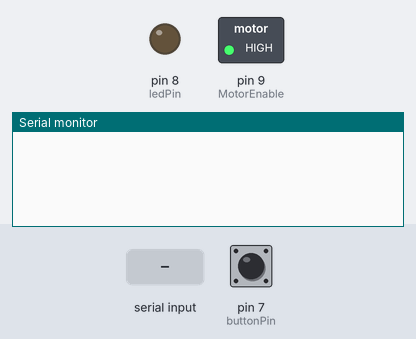
The program below on a simulated Arduino Nano, built with avr-gcc and run on an emulated ATmega328P. Shown: switched loads named in the program (green lamp = pin HIGH), output pins drawn as LEDs (lit = HIGH), the last lines printed to the serial monitor. The inputs (shaded band) are chosen by the test bench; at power-on: pin 7 (buttonPin) LOW. Random numbers use the default seed unless the program sets one; pins used as bus, display or sensor lines are not drawn.

Above: at 1.2 s.
1.3 s: "off,1\n" received over the second serial link
At 2.0 s:
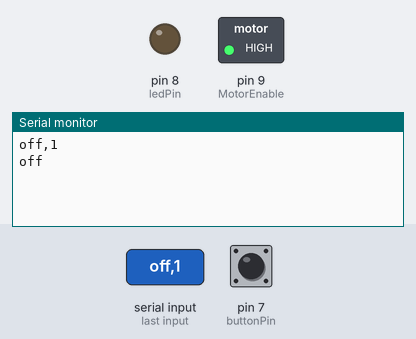
2.8 s: "off,150\n" received over the second serial link
At 3.4 s:
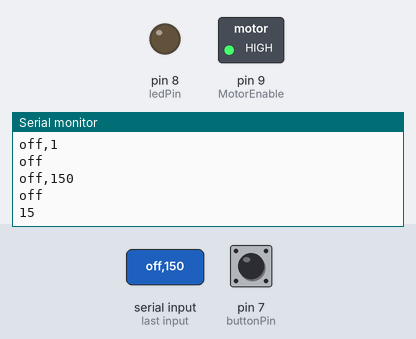
4.3 s: "on,1\n" received over the second serial link
At 5.4 s:
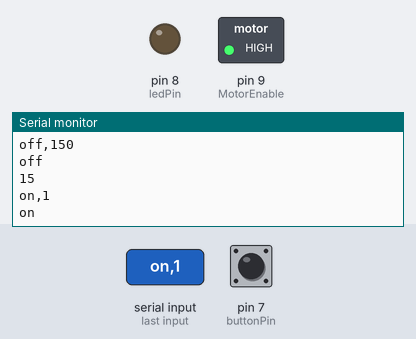

The program:

main.cpp
```cpp
#include <Arduino.h>
#include <SoftwareSerial.h>
#include "AccelStepper.h"

//Pinos de comunicacao serial do modulo RS485
#define Pino_RS485_RX    10
#define Pino_RS485_TX    11

//Pino de controle transmissao/recepcao
#define SSerialTxControl 3

#define RS485Transmit    HIGH
#define RS485Receive     LOW

// Definindo todas as funções, sendo servo até dado recebido via Serial pelo Esp32
const int ledPin = 8;
const int buttonPin = 7;
int buttonState = 0;
String ReciveDataSerial = "", Gravidade ="";

// Pinos diginais do Motor de Passo e as configurações
// Pinos
#define MotorDirPin 2
#define MotorStepPin 4
#define MotorEnable 9
// Configurações
#define MotorInterfaceType 1
#define MotorLigar LOW
#define MotorDesligar HIGH

// Create a new instance of the AccelStepper class:
AccelStepper stepper = AccelStepper(MotorInterfaceType, MotorStepPin, MotorDirPin);

// Função que transforma de RPM para Passos por Segundo
float RPM_to_PPS(float RPM){
  return RPM*20/3;
}


//Cria a serial por sofware para conexao com modulo RS485
SoftwareSerial RS485Serial(Pino_RS485_RX, Pino_RS485_TX);

void setup() {
  Serial.begin(9600);

  // Configarções Init motor de passo
  pinMode(MotorEnable, OUTPUT);
  digitalWrite(MotorEnable, MotorDesligar);
  stepper.setMaxSpeed(RPM_to_PPS(150)); // Velocidade Máxima imposta será de 150 RPM


  pinMode(ledPin, OUTPUT);
  pinMode(buttonPin, INPUT);

  pinMode(SSerialTxControl, OUTPUT);

  //Coloca o modulo RS485 em modo de recepcao
  digitalWrite(SSerialTxControl, RS485Receive);

  digitalWrite(ledPin, LOW);

  RS485Serial.begin(9600);
}

void loop() {
  // Leitura do Esp32
  if (RS485Serial.available())
  {
    while (RS485Serial.available())
    {
      char inChar = (char)RS485Serial.read();
      if (inChar != '\0')
      {
        ReciveDataSerial += inChar;
      }

      if (inChar == '\n')
      {
        //Mostra no Serial Monitor a string recebida
        Serial.println(ReciveDataSerial);

        String nova_str = ReciveDataSerial.substring(0, ReciveDataSerial.length() - 2);
        String estadoLigar, whereIsSend;

        Gravidade = "";
        int firstComma = nova_str.indexOf(',');
        int secondComma = nova_str.indexOf(',', firstComma + 1);

        // Se tiver virgula separa os dados pela posição
        whereIsSend = nova_str.substring(0, firstComma);

        // Se não tiver virgula é porque é um dado sozinho, como o "off" para desligar o led
        if (secondComma != -1) {
          Gravidade = nova_str.substring(secondComma+1);
          estadoLigar = nova_str.substring(firstComma+1,secondComma);
        }
        else estadoLigar = nova_str.substring(firstComma+1);

        Serial.println(whereIsSend);
        Serial.println(estadoLigar);
        Serial.println(Gravidade);

        if (whereIsSend == "ESP-Master"){
          if (estadoLigar == "off"){
            digitalWrite(MotorEnable, MotorDesligar);  // Desligar o motor
            digitalWrite(ledPin, LOW);
          }
          if (estadoLigar == "on"){
            digitalWrite(MotorEnable, MotorLigar);  // Liga o motor
            digitalWrite(ledPin, HIGH);
            delay(200);  // Aguarda um pouco para estabilizar
          }
        }

        ReciveDataSerial = "";
      }
    }
  }

  if (Gravidade != ""){
    stepper.setSpeed(atoi(Gravidade.c_str())); // Coloca a velocidade imposta pelo usuário
    stepper.runSpeed(); // Inicia o funcionamento
  }

  buttonState = digitalRead(buttonPin);

  static unsigned long lastSerialTime = 0;
  unsigned long currentMillis = millis();
  if (currentMillis - lastSerialTime >= 900) { // Intervalo de 1000ms
    lastSerialTime = currentMillis;
    buttonState = digitalRead(buttonPin);
    digitalWrite(SSerialTxControl, RS485Transmit);
    RS485Serial.println(String(buttonState) + "," + String(random(100))); // Envia dados ao ESP32
    digitalWrite(SSerialTxControl, RS485Receive);
  }
}
```

Measured:
- after the input at 1.3 s, the serial monitor: prints a new line at once (image 1)
- after the input at 2.8 s, the serial monitor: prints a new line at once (image 2)
- after the input at 4.3 s, the serial monitor: prints a new line at once (image 3)
